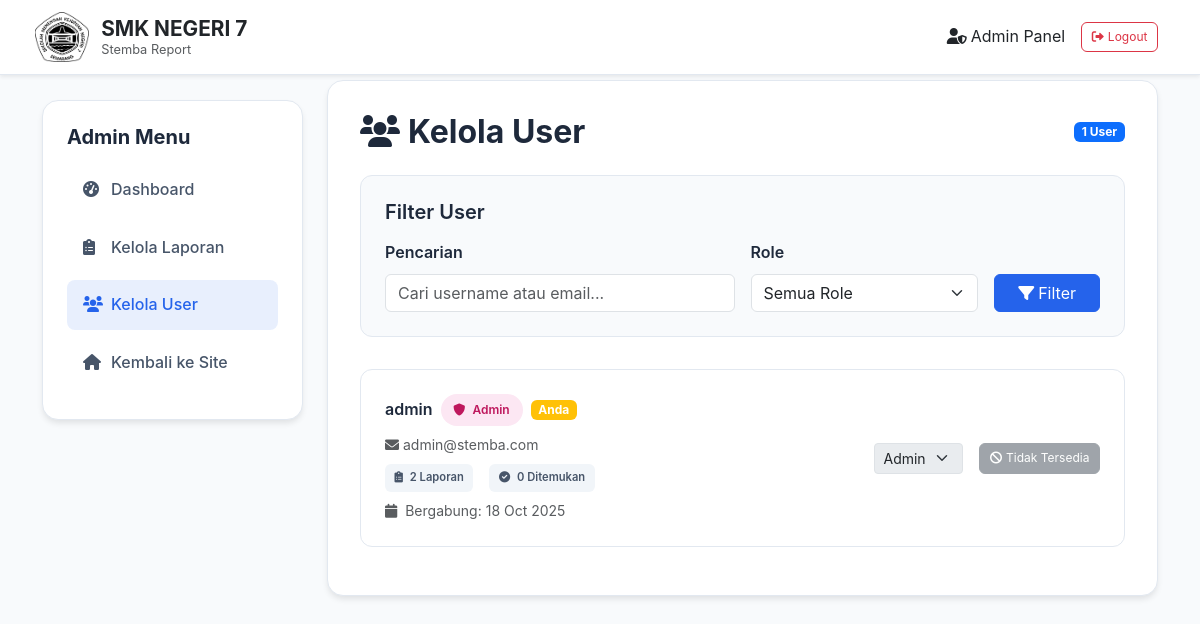
/admin/manage_users.php (signed in), run on the app's committed database.
### tables this page shows
CREATE TABLE users (
    id INT PRIMARY KEY AUTO_INCREMENT,
    username VARCHAR(50) UNIQUE NOT NULL,
    email VARCHAR(100) UNIQUE NOT NULL,
    password VARCHAR(255) NOT NULL,
    role ENUM('user','admin') DEFAULT 'user',
    created_at TIMESTAMP DEFAULT CURRENT_TIMESTAMP
);

### admin/manage_users.php (the view, shortened to what this page needs)
<?php
include '../includes/config.php';
try {
    $search = isset($_GET['search']) ? trim($_GET['search']) : '';
    $sql = "SELECT u.*,
                   (SELECT COUNT(*) FROM reports WHERE user_id = u.id) as report_count,
                   (SELECT COUNT(*) FROM reports WHERE user_id = u.id AND status = 'ditemukan') as found_count
            FROM users u
            WHERE 1=1";
    $params = [];
    $sql .= " ORDER BY u.created_at DESC";
    $stmt = $pdo->prepare($sql);
    $stmt->execute($params);
    $users = $stmt->fetchAll();
} catch (PDOException $e) {
    $users = [];
    $error = "Terjadi kesalahan saat mengambil data!";
}
?>
<!DOCTYPE html>
<html lang="id">
<head>
    <link href="https://cdn.jsdelivr.net/npm/bootstrap@5.3.0/dist/css/bootstrap.min.css" rel="stylesheet">
    <link href="https://cdnjs.cloudflare.com/ajax/libs/font-awesome/6.0.0/css/all.min.css" rel="stylesheet">
    <link href="../assets/css/style.css" rel="stylesheet">
</head>
<body>
    <nav class="navbar navbar-expand-lg navbar-light bg-white fixed-top shadow-sm">
        <div class="container">
            <a class="navbar-brand d-flex align-items-center" href="../index.php">
                <div class="logo-placeholder me-2">
                    <img src="../assets/img/logo.png" alt="logo" width="55" height="50">
                </div>
                <div class="brand-text">
                    <span class="fw-bold text-dark">SMK NEGERI 7</span>
                    <small class="text-muted d-block">Stemba Report</small>
                </div>
            </a>
            <div class="navbar-nav ms-auto">
                <div class="d-flex gap-2 align-items-center">
                    <span class="text-dark me-2">
                        <i class="fas fa-user-shield me-1"></i>Admin Panel
                    </span>
                    <a href="../logout.php" class="btn btn-outline-danger btn-sm">
                        <i class="fas fa-sign-out-alt me-1"></i>Logout
                    </a>
                </div>
            </div>
        </div>
    </nav>
    <section class="admin-container">
        <div class="container">
            <div class="row">
                <div class="col-lg-3 mb-4">
                    <div class="admin-sidebar">
                        <h5 class="fw-bold mb-3">Admin Menu</h5>
                        <nav class="nav-admin">
                            <a class="nav-link" href="index.php">
                                <i class="fas fa-tachometer-alt"></i>Dashboard
                            </a>
                            <a class="nav-link" href="manage_reports.php">
                                <i class="fas fa-clipboard-list"></i>Kelola Laporan
                            </a>
                            <a class="nav-link active" href="manage_users.php">
                                <i class="fas fa-users"></i>Kelola User
                            </a>
                            <a class="nav-link" href="../index.php">
                                <i class="fas fa-home"></i>Kembali ke Site
                            </a>
                        </nav>
                    </div>
                </div>
                <div class="col-lg-9">
                    <div class="admin-main">
                        <div class="d-flex justify-content-between align-items-center mb-4">
                            <h2 class="fw-bold mb-0"><i class="fas fa-users me-2"></i>Kelola User</h2>
                            <span class="badge bg-primary"><?php echo count($users); ?> User</span>
                        </div>
                        <div class="search-card">
                            <h5 class="fw-semibold mb-3">Filter User</h5>
                            <form method="GET" action="">
                                <div class="row g-3">
                                    <div class="col-md-6">
                                        <label class="form-label fw-semibold">Pencarian</label>
                                        <input type="text" name="search" class="form-control"
                                            placeholder="Cari username atau email..."
                                            value="<?php echo htmlspecialchars($search); ?>">
                                    </div>
                                    <div class="col-md-4">
                                        <label class="form-label fw-semibold">Role</label>
                                        <select name="role" class="form-select">
                                            <option value="">Semua Role</option>
                                        </select>
                                    </div>
                                    <div class="col-md-2">
                                        <label class="form-label fw-semibold">&nbsp;</label>
                                        <button type="submit" class="btn btn-primary w-100">
                                            <i class="fas fa-filter me-1"></i>Filter
                                        </button>
                                    </div>
                                </div>
                            </form>
                        </div>
                        <?php if (empty($users)): ?>
                            <div class="empty-state">
                                <i class="fas fa-users"></i>
                                <h5 class="fw-semibold">Tidak ada user ditemukan</h5>
                                <p class="text-muted">Coba ubah filter pencarian Anda</p>
                            </div>
                        <?php else: ?>
                            <div class="users-list">
                                <?php foreach ($users as $user): ?>
                                    <div class="user-item">
                                        <div class="row align-items-center">
                                            <div class="col-md-6 mb-3 mb-md-0">
                                                <div class="d-flex align-items-center mb-2">
                                                    <h6 class="fw-semibold mb-0 me-2"><?php echo htmlspecialchars($user['username']); ?></h6>
                                                    <span class="role-badge <?php echo $user['role'] == 'admin' ? 'role-admin' : 'role-user'; ?>">
                                                        <i class="fas <?php echo $user['role'] == 'admin' ? 'fa-shield-alt' : 'fa-user'; ?> me-1"></i>
                                                        <?php echo ucfirst($user['role']); ?>
                                                    </span>
                                                    <?php if ($user['id'] == $_SESSION['user_id']): ?>
                                                        <span class="badge bg-warning ms-2">Anda</span>
                                                    <?php endif; ?>
                                                </div>
                                                <p class="text-muted mb-2 small">
                                                    <i class="fas fa-envelope me-1"></i><?php echo htmlspecialchars($user['email']); ?>
                                                </p>
                                                <div class="d-flex gap-3">
                                                    <span class="stats-badge">
                                                        <i class="fas fa-clipboard-list me-1"></i>
                                                        <?php echo $user['report_count']; ?> Laporan
                                                    </span>
                                                    <span class="stats-badge">
                                                        <i class="fas fa-check-circle me-1"></i>
                                                        <?php echo $user['found_count']; ?> Ditemukan
                                                    </span>
                                                </div>
                                                <small class="text-muted d-block mt-2">
                                                    <i class="fas fa-calendar me-1"></i>
                                                    Bergabung: <?php echo date('d M Y', strtotime($user['created_at'])); ?>
                                                </small>
                                            </div>
                                            <div class="col-md-6">
                                                <div class="action-buttons justify-content-md-end">
                                                    <form method="POST" class="d-inline-block">
                                                        <select name="role" class="form-select form-select-sm d-inline-block w-auto me-2"
                                                            onchange="this.form.submit()"
                                                            <?php echo $user['id'] == $_SESSION['user_id'] ? 'disabled' : ''; ?>>
                                                            <option value="admin" <?php echo $user['role'] == 'admin' ? 'selected' : ''; ?>>Admin</option>
                                                        </select>
                                                    </form>
                                                    <?php if ($user['id'] != $_SESSION['user_id']): ?>
                                                        <button type="button" class="btn btn-delete btn-sm"
                                                            data-bs-toggle="modal" data-bs-target="#deleteModal"
                                                            data-user-id="<?php echo $user['id']; ?>"
                                                            data-username="<?php echo htmlspecialchars($user['username']); ?>">
                                                            <i class="fas fa-trash me-1"></i>Hapus
                                                        </button>
                                                    <?php else: ?>
                                                        <button class="btn btn-secondary btn-sm" disabled>
                                                            <i class="fas fa-ban me-1"></i>Tidak Tersedia
                                                        </button>
                                                    <?php endif; ?>
                                                </div>
                                            </div>
                                        </div>
                                    </div>
                                <?php endforeach; ?>
                            </div>
                        <?php endif; ?>
                    </div>
                </div>
            </div>
        </div>
    </section>
</body>
</html>

### assets/css/style.css (style rules this page uses)
:root { --primary: #2563eb; --primary-light: #3b82f6; --primary-dark: #1d4ed8; --secondary: #64748b; --success: #10b981; --warning: #f59e0b; --light: #f8fafc; --dark: #1e293b; --border: #e2e8f0; --shadow: 0 1px 3px 0 rgba(0, 0, 0, 0.1), 0 1px 2px 0 rgba(0, 0, 0, 0.06); --shadow-md: 0 4px 6px -1px rgba(0, 0, 0, 0.1), 0 2px 4px -1px rgba(0, 0, 0, 0.06); --shadow-lg: 0 10px 15px -3px rgba(0, 0, 0, 0.1), 0 4px 6px -2px rgba(0, 0, 0, 0.05); }
* { margin: 0; padding: 0; box-sizing: border-box; }
body { font-family: "Inter", -apple-system, BlinkMacSystemFont, sans-serif; line-height: 1.6; color: var(--dark); background: #fff; }
.navbar { padding: 0.75rem 0; background: rgba(255, 255, 255, 0.98); backdrop-filter: blur(10px); border-bottom: 1px solid var(--border); }
.navbar-brand { transition: transform 0.3s ease; }
.logo-placeholder { width: 40px; height: 40px; border-radius: 8px; display: flex; align-items: center; justify-content: center; }
.brand-text { padding-left: 0.7rem; line-height: 1.2; }
.brand-text .fw-bold { font-size: 1.3rem; }
.brand-text small { font-size: 0.8rem; }
.navbar-nav { gap: 0.5rem; }
@media (min-width: 992px) { .navbar-nav { gap: 1rem; } }
.bg-primary { background-color: var(--primary); }
.btn-primary { background-color: var(--primary); border-color: var(--primary); }
.bg-warning { background-color: var(--warning); }
html { scroll-behavior: smooth; }

### admin/manage_users.php (style rules this page uses)
.admin-container { padding: 80px 0 30px; background: #f8fafc; min-height: 100vh; }
.admin-sidebar { background: white; border-radius: 16px; box-shadow: 0 4px 6px -1px rgba(0, 0, 0, 0.1); border: 1px solid #e2e8f0; padding: 1.5rem; height: fit-content; position: sticky; top: 100px; }
.admin-main { background: white; border-radius: 16px; box-shadow: 0 4px 6px -1px rgba(0, 0, 0, 0.1); border: 1px solid #e2e8f0; padding: 2rem; }
.nav-admin .nav-link { color: #475569; padding: 0.75rem 1rem; border-radius: 8px; margin-bottom: 0.5rem; transition: all 0.3s ease; font-weight: 500; }
.nav-admin .nav-link:hover, .nav-admin .nav-link.active { background: rgba(37, 99, 235, 0.1); color: #2563eb; }
.nav-admin .nav-link i { width: 20px; margin-right: 0.5rem; }
.search-card { background: #f8fafc; border-radius: 12px; padding: 1.5rem; margin-bottom: 2rem; border: 1px solid #e2e8f0; }
.user-item { border: 1px solid #e2e8f0; border-radius: 12px; padding: 1.5rem; margin-bottom: 1rem; background: white; transition: all 0.3s ease; }
.role-badge { padding: 0.4rem 0.8rem; border-radius: 20px; font-size: 0.75rem; font-weight: 600; }
.role-admin { background: #fce7f3; color: #be185d; }
.stats-badge { padding: 0.3rem 0.6rem; border-radius: 6px; font-size: 0.7rem; font-weight: 600; background: #f1f5f9; color: #475569; }
.action-buttons { display: flex; gap: 0.5rem; flex-wrap: wrap; }
.btn-sm { padding: 0.3rem 0.6rem; font-size: 0.75rem; border-radius: 6px; }

### data on the page
users: username "admin", role "Admin", shows "Anda", email "admin@stemba.com", report_count "2", found_count "0", created_at "18 Oct 2025", shows "Tidak Tersedia"

### other printed values
count($users) "1"
